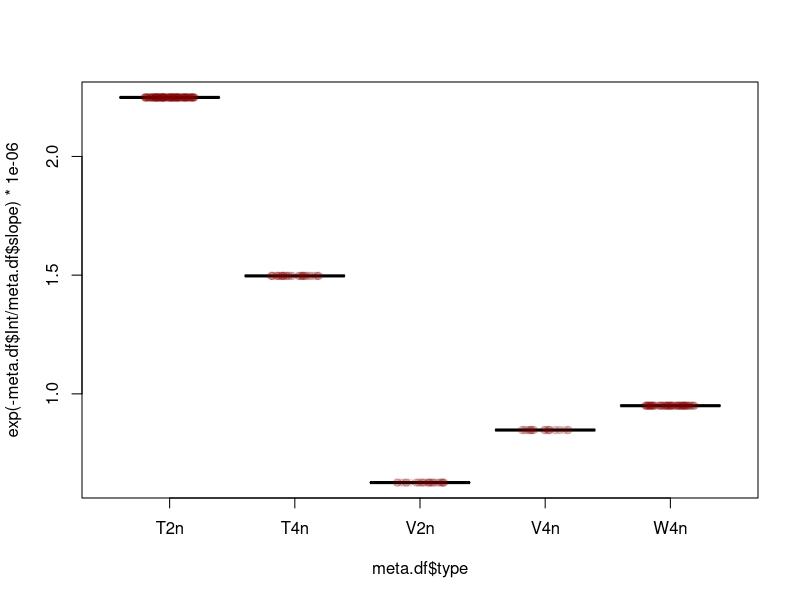
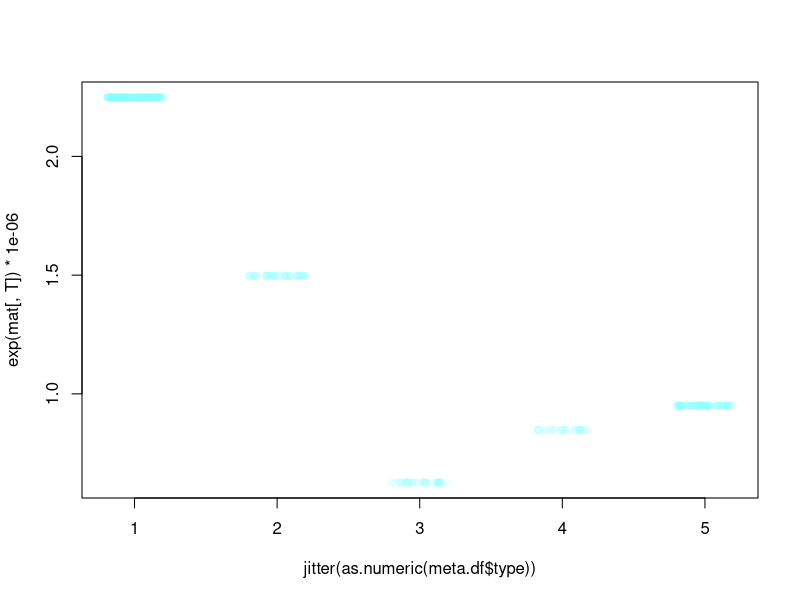
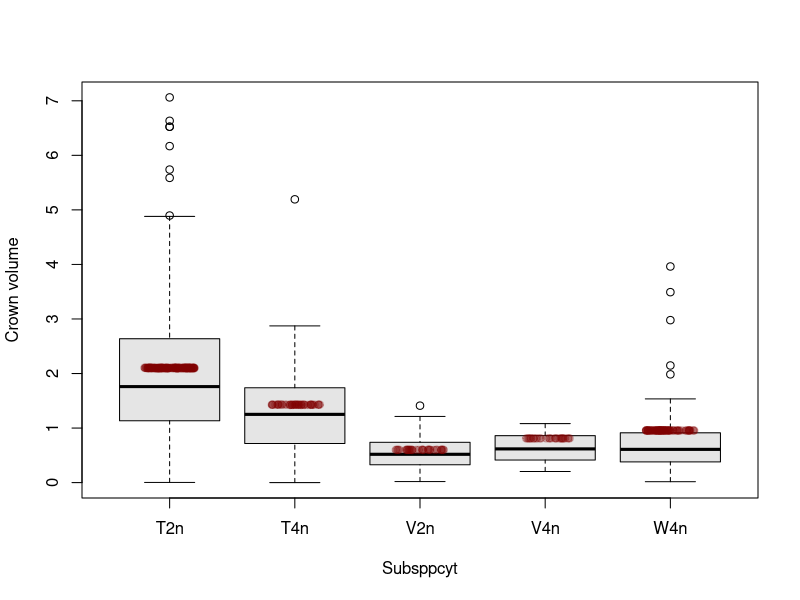
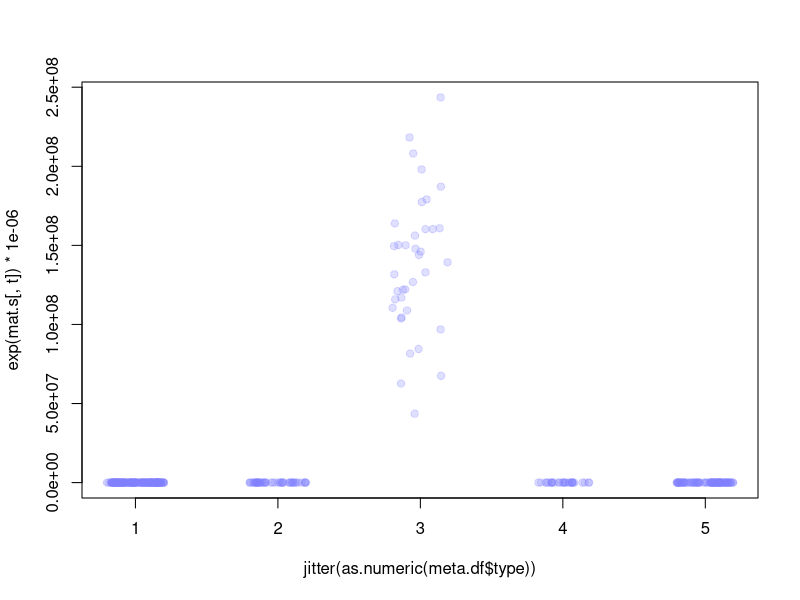

Source code (R) for these figures, in order:
# Script to fit a log-log NDD model for MajorsFlat CG


pkgs <- c("dplyr", "lme4")
sapply(pkgs, require, character.only = T)
# === helper functions
scale.fn <- function(x) { (x - mean(x))/(2*sd(x)) }
nb.fn <- function(x, dmat) {
  smat <- matrix(rep(x, length(x)), length(x))
  smat <- ifelse(is.na(dmat), 0, smat)
  rowSums(smat/exp(dmat^2*.1), na.rm = T)
}
toroid.dist <- function(x1,y1,x2,y2,xmax,ymax){
  # this function generates a distance matrix that is wrapped on edges
  # xmax,ymax define the size of the plot in x and y 
  
  xcutoff <- xmax/2
  ycutoff <- ymax/2
  dx <- abs(x2-x1)
  dy <- abs(y2-y1)
  if (dx > xcutoff){
    dx <- xmax-dx
  } 
  if(dy > ycutoff){
    dy <- ymax-dy
  }
  return(sqrt(dx^2 + dy^2))
}


# load data
dat <- read.csv("MajorFlats_comp_df1.csv") %>%
  filter(subsppcyt != "AR")
outs <- dat$Sample.tag.[which(is.na(dat$size_t) | dat$size_t == 0)]
dat <- dat[!c(dat$Sample.tag. %in% outs),]

y <- dat$size_t[dat$census != 1]
x <- dat$size_t[dat$census !=max(dat$census)]
type <- dat$subsppcyt[dat$census != 1]

# --- create distance matrix
dat.nb1 <- dat[dat$census == 1, ]
n = nrow(dat.nb1)
dat.nb <- dat[dat$census != 1, ]
distmat <- as.matrix( dist(cbind(dat.nb1$x, dat.nb1$y), diag = F, upper = T) )
distmat <- ifelse(distmat > 4 | distmat == 0, NA, distmat)

# --- creat a wrapped distance matrix
tdmat <- matrix(NA, n, n)
for(i in 1:n){
  for(j in 1:n){
    tdmat[i,j] <- toroid.dist(dat.nb1$x[i], dat.nb1$y[i],
                              dat.nb1$x[j], dat.nb1$y[j],
                              max(dat.nb1$x), max(dat.nb1$y))
  }
}
tdmat <- ifelse(tdmat > 4 | tdmat == 0, NA, tdmat)
# --- calculate crowding terms standardized for each timestep
lout <- list()
for(i in 1:(max(dat.nb$census) - 1)) {
  hood <- nb.fn( dat$size_t[dat$census==i], distmat )
  lout[[i]] = scale.fn(log(hood))
}
crowd <- do.call(c, lout)
# --- organize
df <- data.frame(y = y*1e6, x = x*1e6, type = as.factor(type), nb = crowd, t = dat.nb$census)
df$x[df$t == 4] = df$x[df$t == 4]*5 # correct for the long sampling interval

# --- fit glm's
m.nonspat <- glmer(y ~ (1|type) + log(x) + offset(log(x)),
           data = df, 
           family = Gamma(link = log))
m <- glmer(y ~ (1|type) + log(x) + (0+nb|type) + offset(log(x)),
           data = df, 
           family = Gamma(link = log)) 

ahat <- exp(predict(m.nonspat))
mhat <- exp(predict(m))
# --- compare prediction error
sqrt(mean((df$y - mhat)^2))*1e-6
sqrt(mean((df$y - ahat)^2))*1e-6

# --- extract non-spatial coefficients
coefs.n <- coefficients(m.nonspat)$type
names(coefs.n) <- c("Int", "slope")
coefs.n$type <- rownames(coefs.n)
# --- extract spatial coefficients
coefs.s <- coefficients(m)$type
names(coefs.s) <- c("nb", "Int.nb", "slope.nb")
coefs.s$type <- rownames(coefs.s)

# === IBM simulation
meta.df <- dat.nb1 %>% 
  left_join(coefs.n, by = c("subsppcyt" = "type")) %>% 
  left_join(coefs.s, by = c("subsppcyt" = "type")) %>%
  rename(n0 = size_t) %>%
  rename(type = subsppcyt) %>% 
  mutate(type = as.factor(type)) %>%
  select(Int, slope, Int.nb, slope.nb, nb, type, n0)

# === naive
n <- nrow(meta.df)
T <- 20
mat <- matrix(NA, n, T)
mat[,1] <- log(meta.df$n0)
for(i in 2:T) {
  mat[,i] <- meta.df$Int + meta.df$slope*mat[,i-1] + mat[,i-1]
}
boxplot(exp(-meta.df$Int/meta.df$slope)*1e-6 ~ meta.df$type)
points(exp(mat[,T])*1e-6 ~ jitter(as.numeric(meta.df$type)), col = rgb(.5,0,0,.1), pch = 19)

# === non-spatial vs spatial
n <- nrow(meta.df)
T <- 20
mat.n <- matrix(NA, n, T)
mat.n[,1] <- log(meta.df$n0)
mat.s <- matrix(NA, n, T)
mat.s[,1] <- log(meta.df$n0)

for(i in 2:T) {
  hood <- ( log( nb.fn(exp(mat.s[,i-1]), (.0010*distmat) ) ) )
  # NDD removed
  mat.n[,i] <- meta.df$Int.nb + 
    meta.df$slope.nb*mat.n[,i-1] + mat.n[,i-1] 
  # NDD present
  mat.s[,i] <- meta.df$Int.nb + 
    meta.df$slope.nb*mat.s[,i-1] + mat.s[,i-1] + meta.df$nb*hood 
}

plot(exp(mat[,T])*1e-6 ~ jitter(as.numeric(meta.df$type)), col = rgb(.5,1,1,.1), pch = 19)

# observed data
boxplot(df$y[df$t==5]*1e-6 ~ df$type[df$t==5], col = rgb(0,0,0,.1), 
        ylab = "Crown volume", xlab = "Subsppcyt")
# predicted NDD removed
t <- 10
points(exp(mat.n[,t])*1e-6 ~ jitter(as.numeric(meta.df$type)),
     col = rgb(.5,0,0,.25), pch = 19)
# predicted NDD present
plot(exp(mat.s[,t])*1e-6 ~ jitter(as.numeric(meta.df$type)), col = rgb(.5,.5,1,.25), pch = 19)



